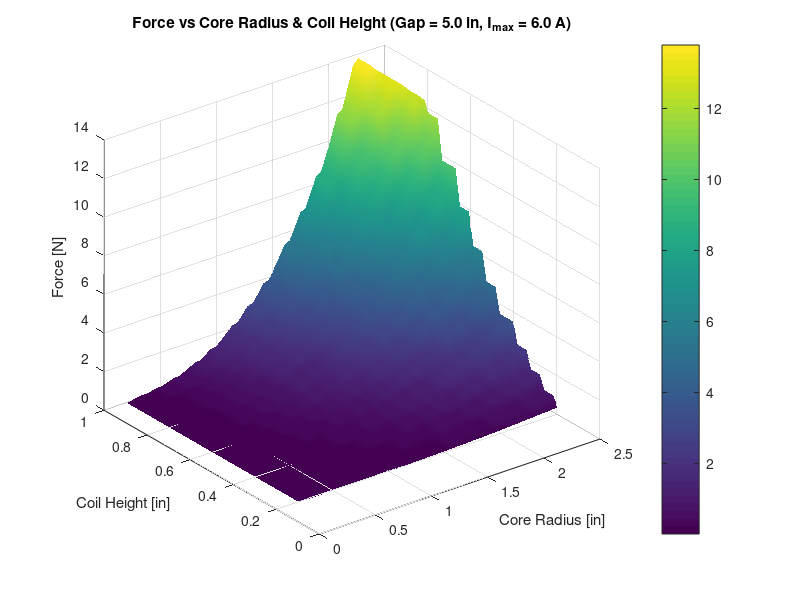

Write the MATLAB code that produced this figure.
% capped_first_code_cylinder_constraints_plot.m
% Sweep version of first engineering-estimate code with current cap + physical limits + plots

clear; clc;

%% Inputs
Vbat = 12;               % Battery voltage [V]
g_in = 5;                % Air gap [inches]
g = g_in * 0.0254;        % Gap in meters

% Wire data (SWG 22)
copper_dia = 0.00163;     % Bare copper diameter [m]
wire_dia = 0.001698;       % With enamel
rho_cu = 1.68e-8;         % Resistivity [Ohm*m]

% Magnetic core
B_sat = 2.16;             % Saturation [T]
mu0 = 4*pi*1e-7;          % H/m

% Fringing factor
alpha_fringe = 0.5;

% Current limit
I_max = 6;                % [A] safe continuous for SWG 22

%% Physical constraints (shock absorber limits)
max_core_radius = (5/2) * 0.0254;  % 5 in diameter max
max_coil_height = 1 * 0.0254;      % 1 in coil height max

%% Sweep ranges (within constraints)
r_core_range = linspace(0.005, max_core_radius, 50);   
h_coil_range = linspace(0.005, max_coil_height, 40);   

% Store results
F_matrix = zeros(length(h_coil_range), length(r_core_range));

best_force = -Inf;
best_params = struct();

for i_r = 1:length(r_core_range)
    for i_h = 1:length(h_coil_range)

        r_core = r_core_range(i_r);
        h_coil = h_coil_range(i_h);

        % Winding geometry
        radial_layers = floor(r_core / wire_dia);
        turns_per_layer = floor(h_coil / wire_dia);
        if radial_layers < 1 || turns_per_layer < 1
            F_matrix(i_h, i_r) = NaN;
            continue;
        end
        N = radial_layers * turns_per_layer;

        % Mean length per turn
        L_total = 0;
        for L = 1:radial_layers
            r_layer = r_core + (L - 0.5) * wire_dia;
            L_total = L_total + 2*pi*r_layer * turns_per_layer;
        end

        % Coil resistance
        A_cu = pi * (copper_dia/2)^2;
        Rcoil = rho_cu * L_total / A_cu;

        % Current with cap
        I_no_cap = Vbat / Rcoil;
        I = min(I_no_cap, I_max);

        % Effective pole area (fringing)
        r_eff = r_core + alpha_fringe * g;
        A_eff = pi * r_eff^2;

        % Gap flux density
        B_gap = mu0 * N * I / g;

        % Core flux density
        A_core = pi * r_core^2;
        B_core = B_gap * (A_eff / A_core);

        % Saturation clamp
        if B_core > B_sat
            I_sat = B_sat * g * A_core / (mu0 * N * A_eff);
            I = min(I, I_sat);
            B_gap = mu0 * N * I / g;
            B_core = B_gap * (A_eff / A_core);
        end

        % Force
        F = (B_gap^2 * A_eff) / (2 * mu0);
        F_matrix(i_h, i_r) = F;

        % Store best design
        if F > best_force
            best_force = F;
            best_params.r_core = r_core;
            best_params.h_coil = h_coil;
            best_params.N = N;
            best_params.layers = radial_layers;
            best_params.turns_per_layer = turns_per_layer;
            best_params.Rcoil = Rcoil;
            best_params.I_no_cap = I_no_cap;
            best_params.I = I;
            best_params.B_gap = B_gap;
            best_params.B_core = B_core;
            best_params.A_eff = A_eff;
        end
    end
end

%% Output best design
fprintf('--- Best design found (within cylinder limits, capped) ---\n');
fprintf('Core radius = %.4f m (%.3f in)\n', best_params.r_core, best_params.r_core/0.0254);
fprintf('Core diameter = %.4f m (%.3f in)\n', 2*best_params.r_core, 2*best_params.r_core/0.0254);
fprintf('Coil height = %.4f m (%.3f in)\n', best_params.h_coil, best_params.h_coil/0.0254);
fprintf('Total turns N = %d (layers = %d, turns/layer = %d)\n', ...
    best_params.N, best_params.layers, best_params.turns_per_layer);
fprintf('Coil DC resistance ~ %.3f ohm\n', best_params.Rcoil);
fprintf('Applied current (capped) = %.3f A (no cap = %.3f A)\n', ...
    best_params.I, best_params.I_no_cap);
fprintf('Coil power loss = %.2f W\n', best_params.I^2 * best_params.Rcoil);
fprintf('Estimated gap field B_gap = %.3f T\n', best_params.B_gap);
fprintf('Estimated core B = %.3f T (B_sat = %.2f T)\n', best_params.B_core, B_sat);
fprintf('Estimated attraction force = %.2f N (%.2f kgf)\n', ...
    best_force, best_force/9.81);
fprintf('Effective pole area (fringing corrected) = %.5f m^2\n', best_params.A_eff);

%% Visualization
figure;
surf(r_core_range/0.0254, h_coil_range/0.0254, F_matrix);
xlabel('Core Radius [in]');
ylabel('Coil Height [in]');
zlabel('Force [N]');
title(sprintf('Force vs Core Radius & Coil Height (Gap = %.1f in, I_{max} = %.1f A)', g_in, I_max));
shading interp; colorbar;
